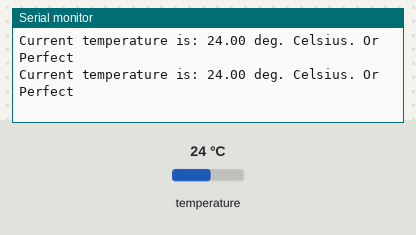
Bench run of a program on a simulated ESP8266 (Wemos D1 mini). Parts: the last lines printed to the serial monitor. The test bench sets the inputs (shaded band); at power-on: temperature 24 °C.

Above: at 7.3 s.
7.4 s: temperature set to 12 °C
At 13.7 s:
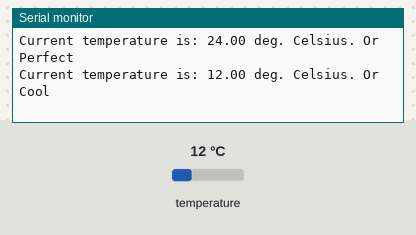
19.3 s: temperature set to 28 °C
At 24.4 s:
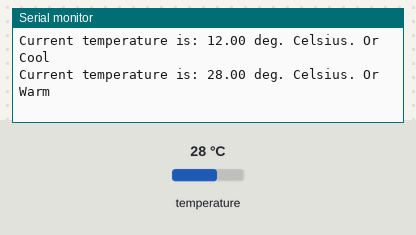
31.1 s: temperature set to 33 °C
At 36.4 s:
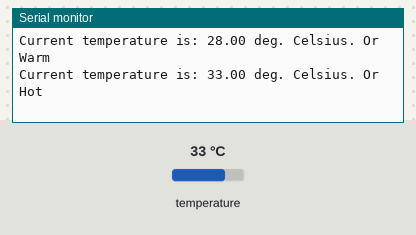
42.7 s: temperature set to 41 °C
At 48.4 s:
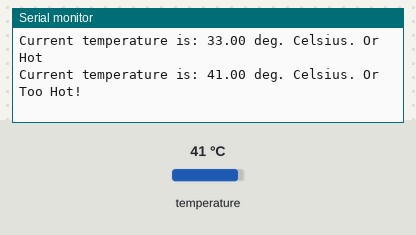
54.2 s: temperature set to 9 °C
At 59.2 s:
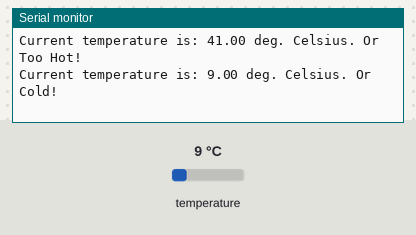

Measured:
- after the input at 7.4 s, the serial monitor: prints a new line after 5.0 s (image 1)
- after the input at 19.3 s, the serial monitor: prints a new line after 4.6 s (image 2)
- after the input at 31.1 s, the serial monitor: prints a new line after 4.4 s (image 3)
- after the input at 42.7 s, the serial monitor: prints a new line after 4.3 s (image 4)
- after the input at 54.2 s, the serial monitor: prints a new line after 4.4 s (image 5)

The program:

main.cpp
```cpp
// I, Frank Kufer, student number 000805328, certify that this material is my
// original work. No other person's work has been used without due
// acknowledgement and I have not made my work available to anyone else.

// library for Arduino framework
#include <Arduino.h>
// 1-Wire sensor communication libary
#include <OneWire.h>
// DS18B20 sensor library
#include <DallasTemperature.h>

//Sensor address
DeviceAddress  TempAddress;
int numberOfDevices;
// Pin that the  DS18B20 is connected to
const int oneWireBus = D3;
//switch one for installed sensor
int count = 0;
//switch two for uninstalled sensor
int count2 =0;
// Setup a oneWire instance to communicate with any OneWire devices
OneWire oneWire(oneWireBus);

// Pass our oneWire reference to Dallas Temperature sensor
DallasTemperature DS18B20(&oneWire);

void setup() {
  // configure the USB serial monitor
  Serial.begin(115200);

  // Start the DS18B20 sensor
  DS18B20.begin();


}

void loop() {
  float fTemp;
  // ask DS18B20 for the current temperature
  DS18B20.requestTemperatures();

  // set variable
  String DeviceAddress;
  // fetch the temperature.  We only have 1 sensor, so the index is 0.
  fTemp = DS18B20.getTempCByIndex(0);


//set the status of temp
  String status;

 if (DS18B20.getAddress(TempAddress, 0)) {
    if(fTemp<10){
      status = "Cold!";
    }

    if(fTemp>=10.0 && fTemp<=15.0){
      status = "Cool";
    }
    if(fTemp>15.0 && fTemp<=25.0){
      status = "Perfect";
    }
    if(fTemp>25.0 && fTemp<=30.0){
      status = "Warm";
    }
    if(fTemp>30.0 && fTemp<=35.0){
      status = "Hot";
    }
    if(fTemp>35.0){
      status = "Too Hot!";
    }

    // Build device address
    for(byte a: TempAddress)
    {
       DeviceAddress += String(a,HEX);
    }

    // switch to only print address once
    if(count==0){
      Serial.println("\n\nTemperature Application");
      Serial.println("Found DS18B20 sensor with address: " + String(DeviceAddress));
      count+=1;

    }
    // if the sensor is connected then switchback the count2 to 0 so it shows no sensor installed again
    count2=0;

    // prit the temp and its status
    Serial.println("Current temperature is: " + String(fTemp) + " deg. Celsius. Or "+ String(status));

 }

// switch to only print sensor is disconncted
else{
  if(count2==0){
   Serial.println("\n\nNo DS18B20 temperature sensors are installed");
   count2+=1;
  }

}

  // wait 2s (2000ms) before doing this again
  delay(5000);
} 
```
